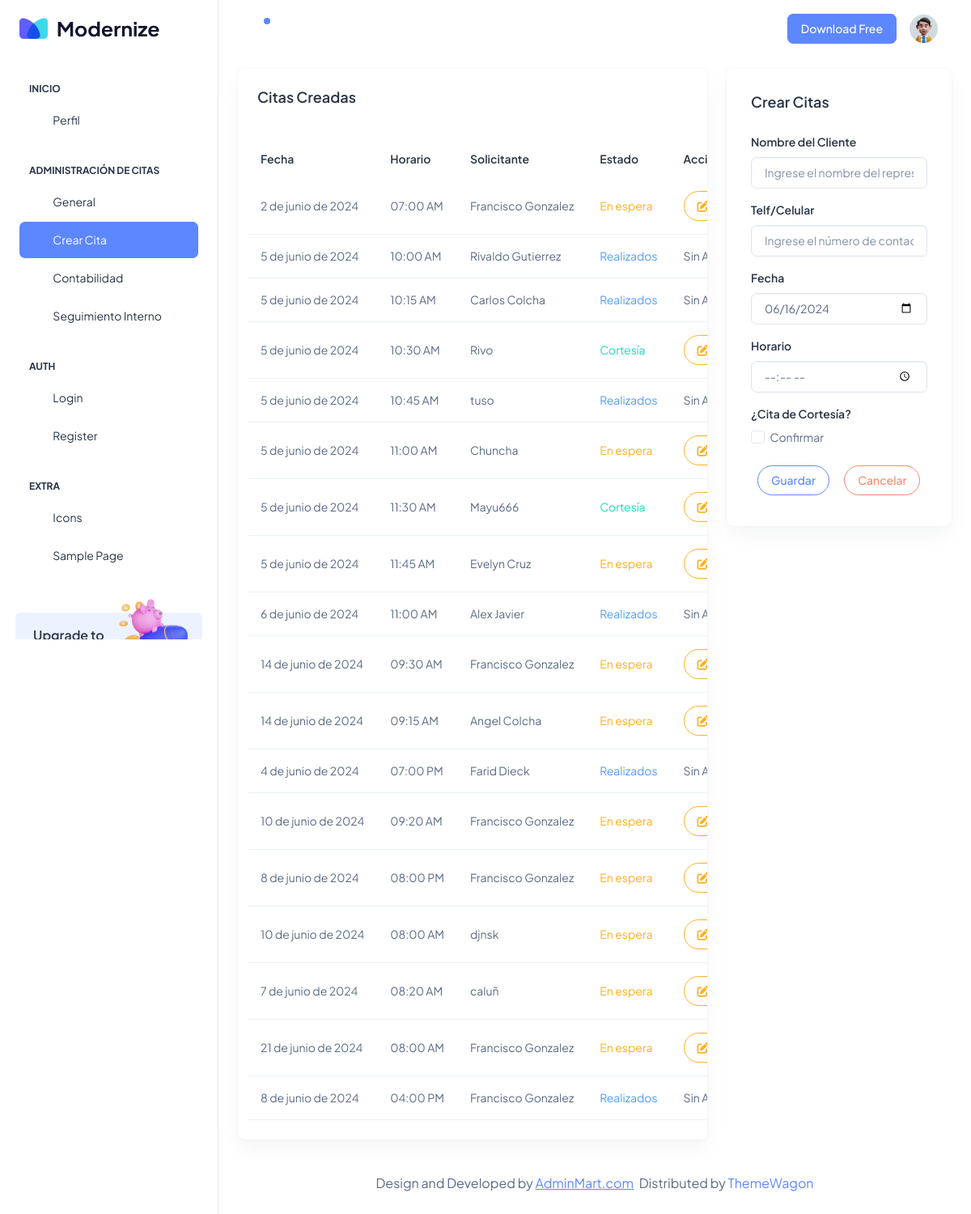
The app's page /adci_fechacitas/ (signed in), older data.
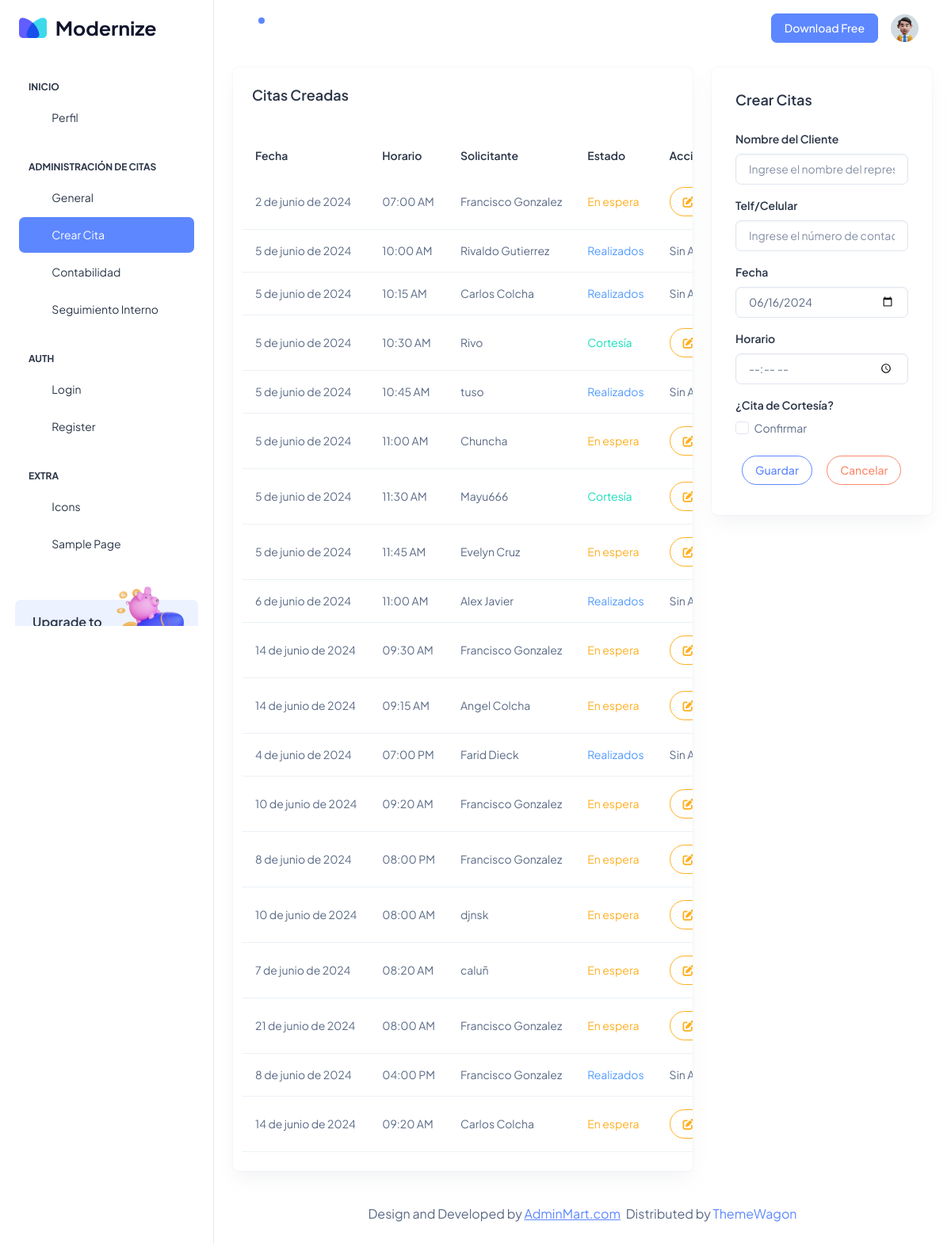
The same page, newer data.
### Aplicaciones/Citas/models.py (models this page shows, shortened)
class CitaSol(models.Model):
    id=models.AutoField(primary_key=True)
    fech_da=models.DateField()
    time_da=models.TimeField()
    cort_da=models.BooleanField(default=False)
    nom_da=models.CharField(max_length=150)
    telf_da=models.CharField(max_length=10)
    est_da=models.BooleanField(default=False)

### Aplicaciones/Citas/views.py (the view)
# urls.py: path('adci_fechacitas/',views.adci_fechacitas),
@login_required
@custom_login_required
def adci_fechacitas (request):
    horariobdd=DiaHorario.objects.all()
    horabdd=HorasDia.objects.all()
    citabdd=CitaSol.objects.all()
    return render(request,'adci_fechacitas.html',{'horarios':horariobdd,'horas':horabdd,'citas':citabdd})

### Aplicaciones/Citas/templates/adci_fechacitas.html (shortened to what the changed rows need)
{% extends 'adci_plantilla.html' %}
{% block usci_contenido %}
<div class="col-lg-8">
  <div class="row">
    <div class="col-lg-12">
      <div class="card overflow-hidden">
        <div class="card-body p-4">
          <h5 class="card-title mb-9 fw-semibold">Citas Creadas</h5><br>
          <div class="row align-items-center">
            <table id="tbl_horarios" class="table text-nowrap mb-0 align-middle">
              <thead class="text-dark fs-4">
                <tr>
                  <th class="border-bottom-0">
                    <h6 class="fw-semibold mb-0">Fecha</h6>
                  </th>
                  <th class="border-bottom-0">
                    <h6 class="fw-semibold mb-0">Horario</h6>
                  </th>
                  <th class="border-bottom-0">
                    <h6 class="fw-semibold mb-0">Solicitante</h6>
                  </th>
                  <th class="border-bottom-0">
                    <h6 class="fw-semibold mb-0">Estado</h6>
                  </th>
                  <th class="border-bottom-0">
                    <h6 class="fw-semibold mb-0">Acción</h6>
                  </th>
                </tr>
              </thead>
              <tbody>
                {% for cita in citas %}
                  <tr>
                      <td>{{ cita.fech_da }}</td>
                      <td>
                          {% if cita.time_da.hour < 12 %}
                              {{ cita.time_da|time:"h:i" }} AM
                          {% else %}
                              {{ cita.time_da|time:"h:i" }} PM
                          {% endif %}
                      </td>
                      <td>{{cita.nom_da}}</td>
                      <td>
                        {% if cita.cort_da %}
                          <span class="text-success">Cortesía</span>
                        {% else %}
                          {% if cita.est_da %}
                            <span class="text-info">Realizados</span>
                          {% else %}
                            <span class="text-warning">En espera</span>
                          {% endif %}
                        {% endif %}
                      </td>
                      <td>
                        {% if cita.est_da %}
                        <span class="text-center">Sin Acciones</span>
                        {% else %}
                        <button type="button" class="btn btn-outline-warning rounded-pill" data-bs-toggle="modal" data-bs-target="#exampleModal"
                          data-id="{{ cita.id }}" data-diah="{{ cita.fech_da|date:'Y-m-d' }}" data-horario="{{ cita.time_da|time:'h:i' }}" data-nom="{{cita.nom_da}}" data-telf={{cita.telf_da}}
                          data-cortesia="{{cita.cort_da}}">
                           <i class="fas fa-edit"></i>
                        </button>
                        {% endif %}
                      </td>
                  </tr>
                  {% endfor %}
              </tbody>
            </table>
          </div>
        </div>
      </div>
    </div>
  </div>
</div>
          <br>
{% endblock %}

Row changes from the older to the newer data that the page shows:
added CitaSol: fech_da "14 de junio de 2024", time_da "09:20", nom_da "Carlos Colcha", cort_da "En espera"
